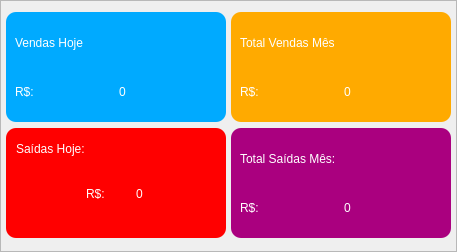
                              <widget class="QFrame" name="frame_43">
                               <property name="styleSheet">
                                <string notr="true"/>
                               </property>
                               <property name="frameShape">
                                <enum>QFrame::StyledPanel</enum>
                               </property>
                               <property name="frameShadow">
                                <enum>QFrame::Raised</enum>
                               </property>
                               <layout class="QVBoxLayout" name="verticalLayout_12">
                                <property name="spacing">
                                 <number>0</number>
                                </property>
                                <property name="leftMargin">
                                 <number>0</number>
                                </property>
                                <property name="topMargin">
                                 <number>0</number>
                                </property>
                                <property name="rightMargin">
                                 <number>0</number>
                                </property>
                                <property name="bottomMargin">
                                 <number>0</number>
                                </property>
                                <item>
                                 <widget class="QFrame" name="frame_45">
                                  <property name="minimumSize">
                                   <size>
                                    <width>0</width>
                                    <height>250</height>
                                   </size>
                                  </property>
                                  <property name="frameShape">
                                   <enum>QFrame::NoFrame</enum>
                                  </property>
                                  <property name="frameShadow">
                                   <enum>QFrame::Raised</enum>
                                  </property>
                                  <layout class="QGridLayout" name="gridLayout_22" columnstretch="0,0">
                                   <property name="leftMargin">
                                    <number>0</number>
                                   </property>
                                   <property name="topMargin">
                                    <number>0</number>
                                   </property>
                                   <property name="rightMargin">
                                    <number>0</number>
                                   </property>
                                   <property name="bottomMargin">
                                    <number>0</number>
                                   </property>
                                   <property name="spacing">
                                    <number>0</number>
                                   </property>
                                   <item row="0" column="0">
                                    <widget class="QFrame" name="frame_49">
                                     <property name="frameShape">
                                      <enum>QFrame::NoFrame</enum>
                                     </property>
                                     <property name="frameShadow">
                                      <enum>QFrame::Raised</enum>
                                     </property>
                                     <layout class="QGridLayout" name="gridLayout_21">
                                      <property name="leftMargin">
                                       <number>5</number>
                                      </property>
                                      <property name="topMargin">
                                       <number>5</number>
                                      </property>
                                      <property name="rightMargin">
                                       <number>5</number>
                                      </property>
                                      <property name="bottomMargin">
                                       <number>5</number>
                                      </property>
                                      <property name="spacing">
                                       <number>0</number>
                                      </property>
                                      <item row="0" column="0">
                                       <widget class="QFrame" name="frame_Venda_hj">
                                        <property name="minimumSize">
                                         <size>
                                          <width>220</width>
                                          <height>110</height>
                                         </size>
                                        </property>
                                        <property name="maximumSize">
                                         <size>
                                          <width>220</width>
                                          <height>110</height>
                                         </size>
                                        </property>
                                        <property name="styleSheet">
                                         <string notr="true">color: rgb(255, 255, 255);
font: 75 12pt &quot;Sitka Text&quot;;
background-color: rgb(0, 170, 255);
border-radius: 10px;</string>
                                        </property>
                                        <property name="frameShape">
                                         <enum>QFrame::StyledPanel</enum>
                                        </property>
                                        <property name="frameShadow">
                                         <enum>QFrame::Raised</enum>
                                        </property>
                                        <layout class="QGridLayout" name="gridLayout_20">
                                         <item row="0" column="0">
                                          <widget class="QLabel" name="label_14">
                                           <property name="styleSheet">
                                            <string notr="true">color: rgb(255, 255, 255);
font: 87 12pt &quot;Segoe UI Black&quot;;</string>
                                           </property>
                                           <property name="text">
                                            <string>Vendas Hoje</string>
                                           </property>
                                          </widget>
                                         </item>
                                         <item row="1" column="0">
                                          <widget class="QLabel" name="label">
                                           <property name="styleSheet">
                                            <string notr="true">font: 87 12pt &quot;Segoe UI Black&quot;;
color: rgb(255, 255, 255);</string>
                                           </property>
                                           <property name="text">
                                            <string>R$:</string>
                                           </property>
                                          </widget>
                                         </item>
                                         <item row="1" column="1">
                                          <widget class="QLabel" name="Lb_Vendas_Hj">
                                           <property name="styleSheet">
                                            <string notr="true">font: 87 12pt &quot;Segoe UI Black&quot;;
color: rgb(255, 255, 255);</string>
                                           </property>
                                           <property name="text">
                                            <string>0</string>
                                           </property>
                                          </widget>
                                         </item>
                                        </layout>
                                       </widget>
                                      </item>
                                      <item row="1" column="0">
                                       <widget class="QFrame" name="frame_SaidaHJ">
                                        <property name="minimumSize">
                                         <size>
                                          <width>220</width>
                                          <height>110</height>
                                         </size>
                                        </property>
                                        <property name="maximumSize">
                                         <size>
                                          <width>220</width>
                                          <height>110</height>
                                         </size>
                                        </property>
                                        <property name="styleSheet">
                                         <string notr="true">color: rgb(255, 255, 255);
font: 75 12pt &quot;Sitka Text&quot;;
background-color: rgb(255, 0, 0);
border-radius: 10px;</string>
                                        </property>
                                        <property name="frameShape">
                                         <enum>QFrame::StyledPanel</enum>
                                        </property>
                                        <property name="frameShadow">
                                         <enum>QFrame::Raised</enum>
                                        </property>
                                        <widget class="QLabel" name="label_15">
                                         <property name="geometry">
                                          <rect>
                                           <x>10</x>
                                           <y>10</y>
                                           <width>111</width>
                                           <height>21</height>
                                          </rect>
                                         </property>
                                         <property name="styleSheet">
                                          <string notr="true">color: rgb(255, 255, 255);
font: 87 12pt &quot;Segoe UI Black&quot;;</string>
                                         </property>
                                         <property name="text">
                                          <string>Saídas Hoje:</string>
                                         </property>
                                        </widget>
                                        <widget class="QLabel" name="label_17">
                                         <property name="geometry">
                                          <rect>
                                           <x>80</x>
                                           <y>50</y>
                                           <width>31</width>
                                           <height>31</height>
                                          </rect>
                                         </property>
                                         <property name="styleSheet">
                                          <string notr="true">font: 87 12pt &quot;Segoe UI Black&quot;;
color: rgb(255, 255, 255);</string>
                                         </property>
                                         <property name="text">
                                          <string>R$:</string>
                                         </property>
                                        </widget>
                                        <widget class="QLabel" name="Lb_Saidas_Hj">
                                         <property name="geometry">
                                          <rect>
                                           <x>130</x>
                                           <y>50</y>
                                           <width>111</width>
                                           <height>31</height>
                                          </rect>
                                         </property>
                                         <property name="styleSheet">
                                          <string notr="true">font: 87 12pt &quot;Segoe UI Black&quot;;
color: rgb(255, 255, 255);</string>
                                         </property>
                                         <property name="text">
                                          <string>0</string>
                                         </property>
                                        </widget>
                                       </widget>
                                      </item>
                                     </layout>
                                    </widget>
                                   </item>
                                   <item row="0" column="1">
                                    <widget class="QFrame" name="frame_50">
                                     <property name="frameShape">
                                      <enum>QFrame::NoFrame</enum>
                                     </property>
                                     <property name="frameShadow">
                                      <enum>QFrame::Raised</enum>
                                     </property>
                                     <layout class="QVBoxLayout" name="verticalLayout_17">
                                      <property name="spacing">
                                       <number>0</number>
                                      </property>
                                      <property name="leftMargin">
                                       <number>0</number>
                                      </property>
                                      <property name="topMargin">
                                       <number>5</number>
                                      </property>
                                      <property name="rightMargin">
                                       <number>5</number>
                                      </property>
                                      <property name="bottomMargin">
                                       <number>5</number>
                                      </property>
                                      <item>
                                       <widget class="QFrame" name="frame_55">
                                        <property name="minimumSize">
                                         <size>
                                          <width>220</width>
                                          <height>110</height>
                                         </size>
                                        </property>
                                        <property name="maximumSize">
                                         <size>
                                          <width>220</width>
                                          <height>110</height>
                                         </size>
                                        </property>
                                        <property name="styleSheet">
                                         <string notr="true">color: rgb(255, 255, 255);
font: 75 12pt &quot;Sitka Text&quot;;
border-radius: 10px;
background-color: rgb(255, 170, 0);
</string>
                                        </property>
                                        <property name="frameShape">
                                         <enum>QFrame::StyledPanel</enum>
                                        </property>
                                        <property name="frameShadow">
                                         <enum>QFrame::Raised</enum>
                                        </property>
                                        <layout class="QGridLayout" name="gridLayout_16">
                                         <item row="0" column="0" colspan="2">
                                          <widget class="QLabel" name="label_31">
                                           <property name="styleSheet">
                                            <string notr="true">font: 87 12pt &quot;Segoe UI Black&quot;;
color: rgb(255, 255, 255);</string>
                                           </property>
                                           <property name="text">
                                            <string>Total Vendas Mês</string>
                                           </property>
                                          </widget>
                                         </item>
                                         <item row="1" column="0">
                                          <widget class="QLabel" name="label_35">
                                           <property name="maximumSize">
                                            <size>
                                             <width>220</width>
                                             <height>16777215</height>
                                            </size>
                                           </property>
                                           <property name="styleSheet">
                                            <string notr="true">font: 87 12pt &quot;Segoe UI Black&quot;;
color: rgb(255, 255, 255);</string>
                                           </property>
                                           <property name="text">
                                            <string>R$:</string>
                                           </property>
                                          </widget>
                                         </item>
                                         <item row="1" column="1">
                                          <widget class="QLabel" name="Lb_Venda_Mes">
                                           <property name="styleSheet">
                                            <string notr="true">font: 87 12pt &quot;Segoe UI Black&quot;;
color: rgb(255, 255, 255);</string>
                                           </property>
                                           <property name="text">
                                            <string>0</string>
                                           </property>
                                          </widget>
                                         </item>
                                        </layout>
                                       </widget>
                                      </item>
                                      <item>
                                       <widget class="QFrame" name="frame_53">
                                        <property name="minimumSize">
                                         <size>
                                          <width>220</width>
                                          <height>110</height>
                                         </size>
                                        </property>
                                        <property name="maximumSize">
                                         <size>
                                          <width>220</width>
                                          <height>110</height>
                                         </size>
                                        </property>
                                        <property name="styleSheet">
                                         <string notr="true">background-color: rgb(170, 0, 127);
border-radius: 10px;</string>
                                        </property>
                                        <property name="frameShape">
                                         <enum>QFrame::StyledPanel</enum>
                                        </property>
                                        <property name="frameShadow">
                                         <enum>QFrame::Raised</enum>
                                        </property>
                                        <layout class="QGridLayout" name="gridLayout_23">
                                         <item row="0" column="0" colspan="2">
                                          <widget class="QLabel" name="label_36">
                                           <property name="styleSheet">
                                            <string notr="true">font: 87 12pt &quot;Segoe UI Black&quot;;
color: rgb(255, 255, 255);</string>
                                           </property>
                                           <property name="text">
                                            <string>Total Saídas Mês:</string>
                                           </property>
                                          </widget>
                                         </item>
                                         <item row="1" column="0">
                                          <widget class="QLabel" name="label_37">
                                           <property name="styleSheet">
                                            <string notr="true">font: 87 12pt &quot;Segoe UI Black&quot;;
color: rgb(255, 255, 255);</string>
                                           </property>
                                           <property name="text">
                                            <string>R$:</string>
                                           </property>
                                          </widget>
                                         </item>
                                         <item row="1" column="1">
                                          <widget class="QLabel" name="Lb_Saida_Mes">
                                           <property name="styleSheet">
                                            <string notr="true">font: 87 12pt &quot;Segoe UI Black&quot;;
color: rgb(255, 255, 255);</string>
                                           </property>
                                           <property name="text">
                                            <string>0</string>
                                           </property>
                                          </widget>
                                         </item>
                                        </layout>
                                       </widget>
                                      </item>
                                     </layout>
                                    </widget>
                                   </item>
                                  </layout>
                                 </widget>
                                </item>
                                <item>
                                 <widget class="QFrame" name="frame_46">
                                  <property name="frameShape">
                                   <enum>QFrame::StyledPanel</enum>
                                  </property>
                                  <property name="frameShadow">
                                   <enum>QFrame::Raised</enum>
                                  </property>
                                 </widget>
                                </item>
                               </layout>
                              </widget>
